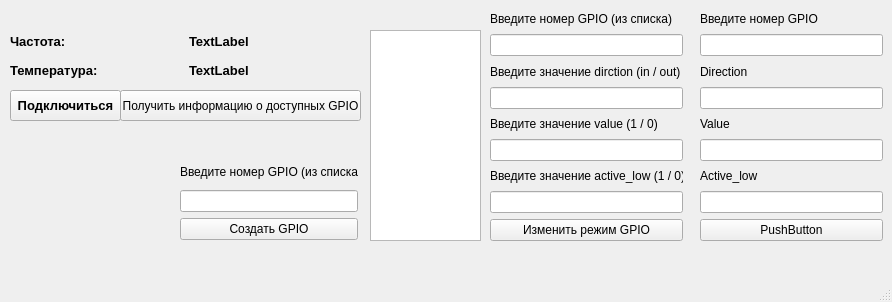
<?xml version="1.0" encoding="UTF-8"?>
<ui version="4.0">
 <class>MainWindow</class>
 <widget class="QMainWindow" name="MainWindow">
  <property name="geometry">
   <rect>
    <x>0</x>
    <y>0</y>
    <width>892</width>
    <height>302</height>
   </rect>
  </property>
  <property name="windowTitle">
   <string>MainWindow</string>
  </property>
  <widget class="QWidget" name="centralwidget">
   <widget class="QPushButton" name="pushButton">
    <property name="geometry">
     <rect>
      <x>10</x>
      <y>90</y>
      <width>111</width>
      <height>31</height>
     </rect>
    </property>
    <property name="font">
     <font>
      <pointsize>10</pointsize>
      <bold>true</bold>
     </font>
    </property>
    <property name="text">
     <string>Подключиться</string>
    </property>
   </widget>
   <widget class="QWidget" name="verticalLayoutWidget">
    <property name="geometry">
     <rect>
      <x>10</x>
      <y>30</y>
      <width>351</width>
      <height>51</height>
     </rect>
    </property>
    <layout class="QVBoxLayout" name="verticalLayout">
     <property name="sizeConstraint">
      <enum>QLayout::SetNoConstraint</enum>
     </property>
     <item>
      <layout class="QHBoxLayout" name="horizontalLayout" stretch="0,0">
       <property name="spacing">
        <number>6</number>
       </property>
       <property name="sizeConstraint">
        <enum>QLayout::SetMinAndMaxSize</enum>
       </property>
       <item>
        <widget class="QLabel" name="label">
         <property name="font">
          <font>
           <pointsize>10</pointsize>
           <bold>true</bold>
          </font>
         </property>
         <property name="autoFillBackground">
          <bool>true</bool>
         </property>
         <property name="text">
          <string>Частота:</string>
         </property>
        </widget>
       </item>
       <item>
        <widget class="QLabel" name="Freq">
         <property name="font">
          <font>
           <pointsize>10</pointsize>
           <bold>true</bold>
          </font>
         </property>
         <property name="text">
          <string>TextLabel</string>
         </property>
        </widget>
       </item>
      </layout>
     </item>
     <item>
      <layout class="QHBoxLayout" name="horizontalLayout_2">
       <item>
        <widget class="QLabel" name="label_2">
         <property name="font">
          <font>
           <pointsize>10</pointsize>
           <bold>true</bold>
          </font>
         </property>
         <property name="text">
          <string>Температура:</string>
         </property>
        </widget>
       </item>
       <item>
        <widget class="QLabel" name="Temp">
         <property name="font">
          <font>
           <pointsize>10</pointsize>
           <bold>true</bold>
          </font>
         </property>
         <property name="text">
          <string>TextLabel</string>
         </property>
        </widget>
       </item>
      </layout>
     </item>
    </layout>
   </widget>
   <widget class="QPushButton" name="pushButton_2">
    <property name="geometry">
     <rect>
      <x>120</x>
      <y>90</y>
      <width>241</width>
      <height>31</height>
     </rect>
    </property>
    <property name="text">
     <string>Получить информацию о доступных GPIO</string>
    </property>
   </widget>
   <widget class="QTableView" name="tableView">
    <property name="geometry">
     <rect>
      <x>370</x>
      <y>30</y>
      <width>111</width>
      <height>211</height>
     </rect>
    </property>
   </widget>
   <widget class="QWidget" name="verticalLayoutWidget_2">
    <property name="geometry">
     <rect>
      <x>490</x>
      <y>10</y>
      <width>193</width>
      <height>231</height>
     </rect>
    </property>
    <layout class="QVBoxLayout" name="verticalLayout_2">
     <item>
      <widget class="QLabel" name="label_4">
       <property name="text">
        <string>Введите номер GPIO (из списка)</string>
       </property>
      </widget>
     </item>
     <item>
      <widget class="QLineEdit" name="lineEdit_modeNumberGPIO"/>
     </item>
     <item>
      <widget class="QLabel" name="label_5">
       <property name="text">
        <string>Введите значение dirction (in / out)</string>
       </property>
      </widget>
     </item>
     <item>
      <widget class="QLineEdit" name="lineEdit_modeDirection"/>
     </item>
     <item>
      <widget class="QLabel" name="label_6">
       <property name="text">
        <string>Введите значение value (1 / 0)</string>
       </property>
      </widget>
     </item>
     <item>
      <widget class="QLineEdit" name="lineEdit_modeValue"/>
     </item>
     <item>
      <widget class="QLabel" name="label_7">
       <property name="text">
        <string>Введите значение active_low (1 / 0)</string>
       </property>
      </widget>
     </item>
     <item>
      <widget class="QLineEdit" name="lineEdit_modeActiveLow"/>
     </item>
     <item>
      <widget class="QPushButton" name="pushButton_changeModeGPIO">
       <property name="text">
        <string>Изменить режим GPIO</string>
       </property>
      </widget>
     </item>
    </layout>
   </widget>
   <widget class="QWidget" name="verticalLayoutWidget_3">
    <property name="geometry">
     <rect>
      <x>180</x>
      <y>160</y>
      <width>178</width>
      <height>80</height>
     </rect>
    </property>
    <layout class="QVBoxLayout" name="verticalLayout_3">
     <item>
      <widget class="QLabel" name="label_8">
       <property name="text">
        <string>Введите номер GPIO (из списка)</string>
       </property>
      </widget>
     </item>
     <item>
      <widget class="QLineEdit" name="lineEdit_5"/>
     </item>
     <item>
      <widget class="QPushButton" name="pushButton_crateGPIO">
       <property name="text">
        <string>Создать GPIO</string>
       </property>
      </widget>
     </item>
    </layout>
   </widget>
   <widget class="QWidget" name="verticalLayoutWidget_4">
    <property name="geometry">
     <rect>
      <x>700</x>
      <y>10</y>
      <width>183</width>
      <height>231</height>
     </rect>
    </property>
    <layout class="QVBoxLayout" name="verticalLayout_4">
     <item>
      <widget class="QLabel" name="label_3">
       <property name="text">
        <string>Введите номер GPIO </string>
       </property>
      </widget>
     </item>
     <item>
      <widget class="QLineEdit" name="lineEdit_chekNumberGPIO"/>
     </item>
     <item>
      <widget class="QLabel" name="label_9">
       <property name="text">
        <string>Direction</string>
       </property>
      </widget>
     </item>
     <item>
      <widget class="QLineEdit" name="lineEdit_chekDirection"/>
     </item>
     <item>
      <widget class="QLabel" name="label_10">
       <property name="text">
        <string>Value</string>
       </property>
      </widget>
     </item>
     <item>
      <widget class="QLineEdit" name="lineEdit_chekValue"/>
     </item>
     <item>
      <widget class="QLabel" name="label_11">
       <property name="text">
        <string>Active_low</string>
       </property>
      </widget>
     </item>
     <item>
      <widget class="QLineEdit" name="lineEdit_chekActiveLow"/>
     </item>
     <item>
      <widget class="QPushButton" name="pushButton_chekMode">
       <property name="text">
        <string>PushButton</string>
       </property>
      </widget>
     </item>
    </layout>
   </widget>
  </widget>
  <widget class="QMenuBar" name="menubar">
   <property name="geometry">
    <rect>
     <x>0</x>
     <y>0</y>
     <width>892</width>
     <height>22</height>
    </rect>
   </property>
  </widget>
  <widget class="QStatusBar" name="statusbar"/>
 </widget>
 <resources/>
 <connections/>
</ui>
